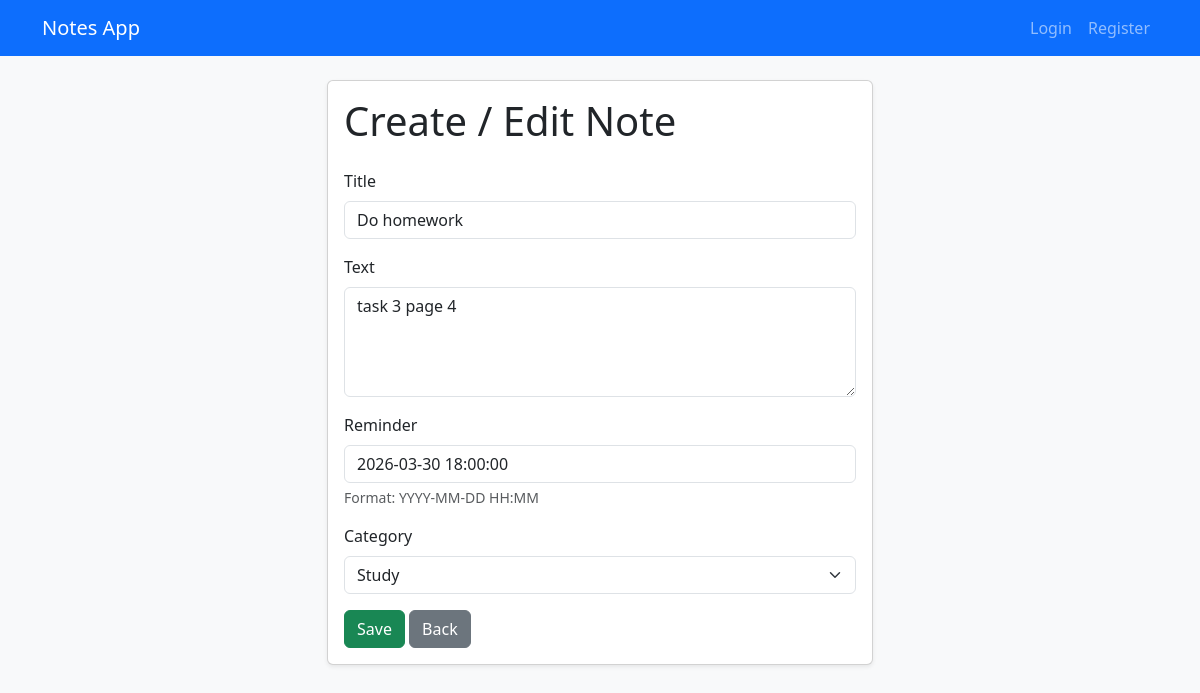
Page /4/edit/ on the committed database.
### notes/models.py (models this page shows, shortened)
class Note(models.Model):
    title = models.CharField(max_length=200)
    text = models.TextField()
    reminder = models.DateTimeField(null=True, blank=True)
    category = models.ForeignKey(Category, on_delete=models.CASCADE)
    user = models.ForeignKey(User, on_delete=models.CASCADE, null=True, blank=True)

### notes/views.py (the view)
# urls.py: path('<int:pk>/edit/', NoteUpdateView.as_view(), name='note_edit'),
class NoteUpdateView(UpdateView):
    model = Note
    template_name = 'note_form.html'
    form_class = NoteForm
    success_url = reverse_lazy('notes_list')

### notes/forms.py
class NoteForm(forms.ModelForm):
    class Meta:
        model = Note
        fields = ['title', 'text', 'reminder', 'category']
        widgets = {
            'title': forms.TextInput(attrs={'class': 'form-control'}),
            'text': forms.Textarea(attrs={'class': 'form-control', 'rows': 4}),
            'reminder': forms.DateTimeInput(attrs={'class': 'form-control'}),
            'category': forms.Select(attrs={'class': 'form-select'}),
        }

### notes/models.py (called while the page is built)
    def __str__(self):
        return self.title

### notes/templates/note_form.html (shortened to what this page needs)
{% extends 'base.html' %}
{% block content %}
<div class="row justify-content-center">
    <div class="col-md-8 col-lg-6">
        <div class="card shadow-sm">
            <div class="card-body">
                <h1 class="card-title mb-4">Create / Edit Note</h1>
                <form method="post">
                    <div class="mb-3">
                        <label class="form-label">{{ form.title.label }}</label>
                        {{ form.title }}
                    </div>
                    <div class="mb-3">
                        <label class="form-label">{{ form.text.label }}</label>
                        {{ form.text }}
                    </div>
                    <div class="mb-3">
                        <label class="form-label">{{ form.reminder.label }}</label>
                        {{ form.reminder }}
                        <div class="form-text">
                            Format: YYYY-MM-DD HH:MM
                        </div>
                    </div>
                    <div class="mb-3">
                        <label class="form-label">{{ form.category.label }}</label>
                        {{ form.category }}
                    </div>
                    <button type="submit" class="btn btn-success">Save</button>
                    <a href="{% url 'notes_list' %}" class="btn btn-secondary">Back</a>
                </form>
            </div>
        </div>
    </div>
</div>
{% endblock %}

### rows in the picture
Note: title "Do homework", text "task 3 page 4", reminder "2026-03-30 18:00:00", category "Study"
